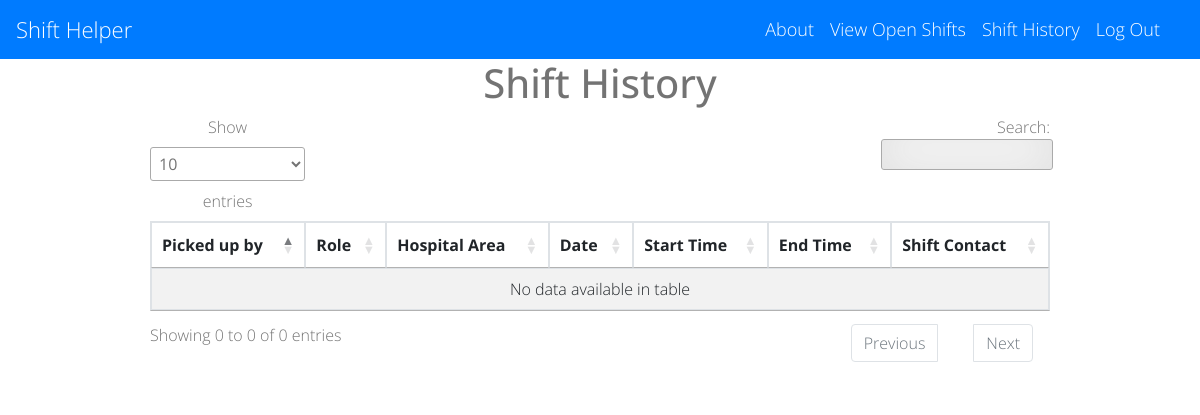
Page /shift_history?hospital_id=11 on the earlier database version.
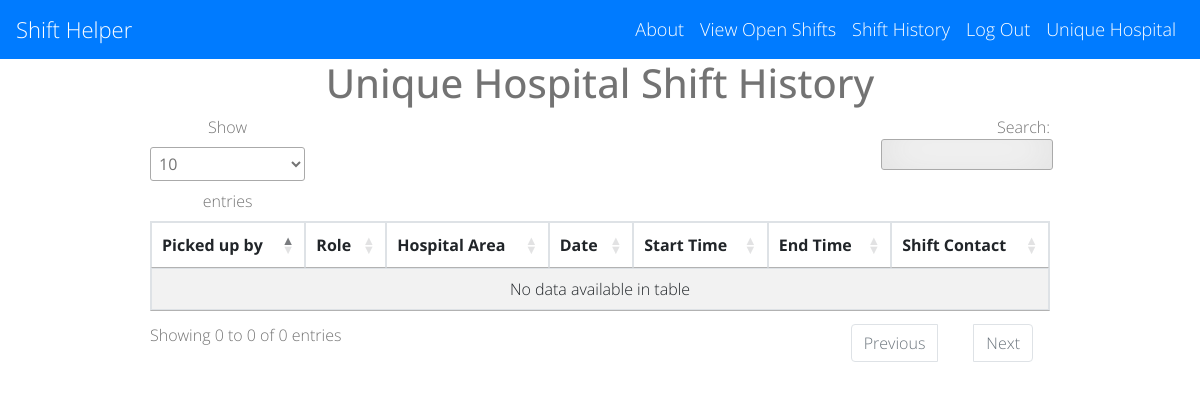
Same page on the later database version.
### main.py (models this page shows)
class Hospital(UserMixin, db.Model):
    id = db.Column(db.Integer, primary_key=True)
    hospital_name = db.Column(db.String(1000))
    admin_name = db.Column(db.String(1000))
    admin_email = db.Column(db.String(100))
    admin_password = db.Column(db.String(1000))
    staff_password = db.Column(db.String(1000))
    created_date = db.Column(db.TIMESTAMP)

### main.py (the view)
@app.route('/shift_history', methods=['GET'])
def shift_history():
    hospital_id = request.args['hospital_id']
    cur_hospital = Hospital.query.get(hospital_id)
    shift_history_list = db.session.query(Shifts) \
        .filter(Shifts.status == 'Approved', Shifts.hospital_id == hospital_id) \
        .order_by(Shifts.picked_up_by, Shifts.date, Shifts.start_time, Shifts.area, Shifts.role)
    return render_template('shift_history.html', hospital=cur_hospital, shifts=shift_history_list, logged_in=True)

### templates/shift_history.html (shortened to what this page needs)
{% extends 'base.html' %}
{% block content %}
<div class="table-responsive">
  <div class="row">
    <div class="col-sm-12">
      <h1>{{ hospital.hospital_name }} Shift History</h1>
	  <table id="data" class="table table-striped table-sm table-bordered">
        <thead>
            <tr>
                <th>Picked up by</th>
                <th>Role</th>
                <th>Hospital Area</th>
                <th>Date</th>
                <th>Start Time</th>
                <th>End Time</th>
                <th>Shift Contact</th>
            </tr>
        </thead>
          <tbody>
          </tbody>
  	  </table>
    </div>
  </div>
</div>
{% endblock %}

### templates/base.html (shortened to what this page needs)
<!DOCTYPE html>
<html>
<head>
    <link rel="stylesheet" href="//use.fontawesome.com/releases/v5.0.7/css/all.css">
    <link rel="stylesheet" href="https://stackpath.bootstrapcdn.com/bootstrap/4.5.2/css/bootstrap.min.css">
    <link rel="stylesheet" type="text/css" href="https://cdn.datatables.net/1.11.4/css/jquery.dataTables.min.css">
    <link rel="stylesheet" href="{{ url_for('static', filename='css/styles.css')}}">
</head>
<body>
<nav class="navbar navbar-expand-lg navbar-dark bg-primary">
  <a class="navbar-brand" href="/">Shift Helper</a>
  <div class="collapse navbar-collapse">
      <ul class = "navbar-nav ml-auto">
          <li class="nav-item">
              <a class="nav-link" href="{{ url_for('about') }}">About</a>
          </li>
          {% if logged_in: %}
          <li class="nav-item">
              <a class="nav-link" href="{{ url_for('shifts', hospital_id=hospital.id) }}">View Open Shifts</a>
          </li>
        <li class="nav-item">
              <a class="nav-link" href="{{ url_for('shift_history', hospital_id=hospital.id) }}">Shift History</a>
          </li>
          <li class="nav-item">
              <a class="nav-link" href="{{ url_for('logout') }}">Log Out</a>
          </li>
          <li class="nav-item">
              <a class="nav-link" href="">{{ hospital.hospital_name }}</a>
          </li>
          {% endif %}
      </ul>
  </div>
</nav>
       {% block content %}
       {% endblock %}
</body>
</html>

Differences in the rows shown:
added Hospital: hospital_name "Unique Hospital"
